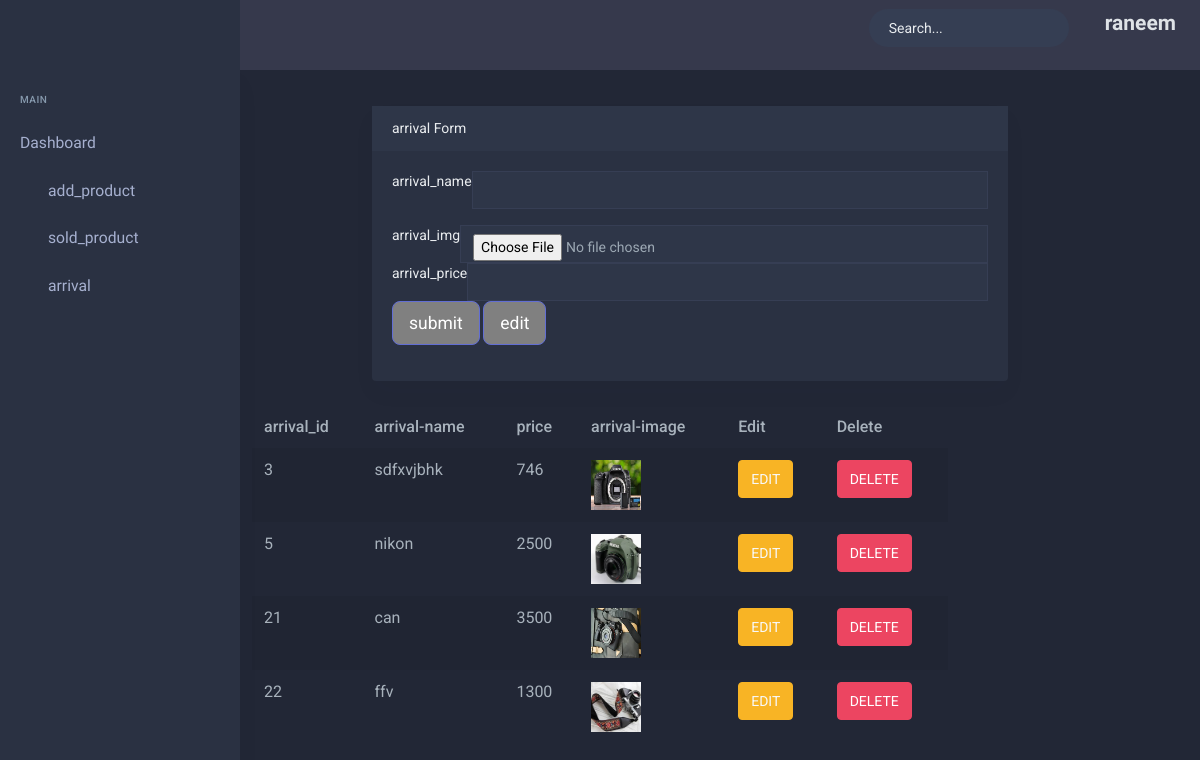
Screenshot of /dash_vendor/arrival.php (signed in) with the database file from the repository.
### tables this page shows
CREATE TABLE `vendors` (
  `vendor_id` int(11) NOT NULL,
  `vendor_name` varchar(50) NOT NULL,
  `vendor_email` varchar(50) NOT NULL,
  `vendor_password` varchar(50) NOT NULL,
  `New_product` varchar(50) NOT NULL,
  `Modify_products` varchar(50) NOT NULL,
  `Account_management` varchar(50) NOT NULL,
  `Pieces_sold` varchar(50) NOT NULL,
  `Return_pieces` varchar(50) NOT NULL
);

CREATE TABLE `arrival` (
  `arrival_id` int(11) NOT NULL,
  `arrival_name` varchar(50) NOT NULL,
  `arrival_img` varchar(50) NOT NULL,
  `arrival_price` varchar(50) NOT NULL
);

### dash_vendor/arrival.php (the view, shortened to what this page needs)
<head>
</head>
<?php
  include_once('headerv.php');
    require'conec.php';
?>
    <div class="main-content">
                    <div class="section__content section__content--p30">
                        <div class="container-fluid">
                            <div class="row">
                                <div class="col-lg-9">
                                <div style="margin-top: 106px; margin-right: -60px; margin-left: 120px;" class="card">
                                    <div class="card-header">arrival Form</div>
                                    <div class="card-body card-block">
                                        <form action=""  method="post" enctype="multipart/form-data" novalidate="novalidate">
                                            <div class="form-group">
                                                <div class="input-group">
                                                    <div class="input-group-addon">arrival_name</div>
                                                    <input type="text" id="username3" value="<?php if(isset($_GET['id'])) {echo $new['arrival_name'];} ?>" name="name" class="form-control">
                                                </div>
                                            </div>
                                              <div class="input-group">
                                                    <div class="input-group-addon">arrival_img</div>
                                                    <input type="file" id="email3"  value="0" name="cat_img" class="form-control">
                                                </div>
                                             <div class="input-group">
                                                    <div class="input-group-addon">arrival_price</div>
                                                    <input type="text" id="email3"  value="<?php if(isset($_GET['id'])) {echo $new['arrival_price'];} ?>" name="arri_price" class="form-control">
                                                </div>
                                                <div class="form-actions form-group">
                                                <button style="background-color:gray;" type="<?php
                                                                                             if(isset($_GET['id'])){
                                                                                                 echo"hidden";
                                                                                             }
                                                                                             else{
                                                                                                 echo"submit";
                                                                                             }
                                                                                        ?>"
                                                                                         name="sub" value="submit" class="btn btn-primary btn-lg"
                                                <?php
                                                    if(isset($_GET['id'])){
                                                        echo"disabled";
                                                    }
                                                    ?>
                                                style="width:100%">submit
                                         </button>
                                                <button style="background-color:gray;" type="<?php
                                                                                             if(isset($_GET['id'])){
                                                                                                 echo"submit";
                                                                                             }
                                                                                             else{
                                                                                                 echo"hidden";
                                                                                             }
                                                                                        ?>"
                                                                                         name="edit" value="edit" class="btn btn-primary btn-lg">edit
                                                </button>
                                            </div>
                                        </form>
                                    </div>
                                </div>
                                    <div class="table-responsive table--no-card m-b-30">
                                        <table class="table table-borderless table-striped table-earning">
                                            <thead>
                                                <tr>
                                                    <th>arrival_id</th>
                                                    <th>arrival-name</th>
                                                    <th>price</th>
                                                    <th>arrival-image</th>
                                                    <th>Edit</th>
                                                    <th>Delete</th>
                                            </thead>
                                            <tbody>
                                        <?php
                                              $query="SELECT*FROM arrivaL";
                                               $result= mysqli_query($conn,$query);
                                             while($category= mysqli_fetch_assoc($result)){
                                                 echo '<tr>';
                                                 echo "<td>{$category['arrival_id']}</td>";
                                                 echo "<td>{$category['arrival_name']}</td>";
                                                  echo "<td>{$category['arrival_price']}</td>";
                                                 echo "<td> <img style='width:50px;height:50px;'src='images/{$category['arrival_img']}'</td>";
                                                  echo "<td><a href='arrival.php?id={$category['arrival_id']}'
                                                     class='btn btn-warning'>EDIT</a></td>";
                                                  echo "<td><a href='arrival.php?id1={$category['arrival_id']}'
                                                     class='btn btn-danger'>DELETE </a></td>";
                                                 echo"</tr>";
                                             }
                                             ?>
                                      </tbody>
                                    </table>
                                </div>
                            </div>
                        </div>
                    </div>
                </div>
            </div>

### dash_vendor/headerv.php (shortened to what this page needs)
<?php
require 'conec.php';
?>
<!doctype html>
<html lang="en">
<head>
        <link href="assets/libs/chartist/chartist.min.css" rel="stylesheet">
        <link href="assets/css/bootstrap-dark.min.css" id="bootstrap-style" rel="stylesheet" type="text/css" />
        <link href="assets/css/icons.min.css" rel="stylesheet" type="text/css" />
        <link href="assets/css/app-dark.min.css" id="app-style" rel="stylesheet" type="text/css" />
    </head>
    <body data-sidebar="dark">
        <div id="layout-wrapper">
            <header id="page-topbar">
                <div class="navbar-header">
                    <div class="d-flex">
                        <div class="navbar-brand-box">
                        </div>
                        <button type="button" class="btn btn-sm px-3 font-size-24 header-item waves-effect" id="vertical-menu-btn">
                        </button>
                    </div>
                    <div class="d-flex">
                          <form class="app-search d-none d-lg-block">
                            <div class="position-relative">
                                <input type="text" class="form-control" placeholder="Search...">
                            </div>
                        </form>
                        <div class="dropdown d-none d-lg-inline-block">
                            <button type="button" class="btn header-item noti-icon waves-effect" data-toggle="fullscreen">
                            </button>
                        </div>
                        <div class="dropdown d-inline-block">
                            <button type="button" class="btn header-item waves-effect" id="page-header-user-dropdown"
                                data-toggle="dropdown" aria-haspopup="true" aria-expanded="false">
                                         <?php
                                        $q2 = "SELECT * FROM vendors where vendor_id={$_SESSION['id']}";
                                        $res2 = mysqli_query($conn, $q2);
                                        $vendor_name = mysqli_fetch_assoc($res2);
                                              echo"  <div class='text'>";
                                     echo "<h4>{$vendor_name['vendor_name']}  </h4>
                                              </div>";
                                                    ?>
                            </button>
                        </div>
                    </div>
                </div>
            </header>
                </div>
            <div class="vertical-menu">
                <div data-simplebar class="h-100">
                    <div id="sidebar-menu">
                        <ul class="metismenu list-unstyled" id="side-menu">
                            <li class="menu-title">Main</li>
                            <li>
                                <a href="header.php" class="waves-effect">
                                    <span>Dashboard</span>
                                </a>
                            </li>
                             <li>
                            <a href="add.php">
                                <i class="fas fa-chart-bar"></i>add_product</a>
                        </li>
                        <li>
                            <a href="sold.php">
                                <i class="fas fa-table"></i>sold_product</a>
                            </li>
                            <li>
                            <a href="arrival.php">
                                <i class="fas fa-table"></i>arrival</a>
                            </li>
                        </ul>
                    </div>
                </div>
            </div>
    </body>
</html>

### dash_vendor/arrival.php (style rules this page uses)
img { height: 184px; }

### rows the page displays
vendors: vendor_name "raneem"
arrival: arrival_id "3", arrival_name "sdfxvjbhk", arrival_price "746", arrival_img (picture)
arrival: arrival_id "5", arrival_name "nikon", arrival_price "2500", arrival_img (picture)
arrival: arrival_id "21", arrival_name "can", arrival_price "3500", arrival_img (picture)
arrival: arrival_id "22", arrival_name "ffv", arrival_price "1300", arrival_img (picture)
